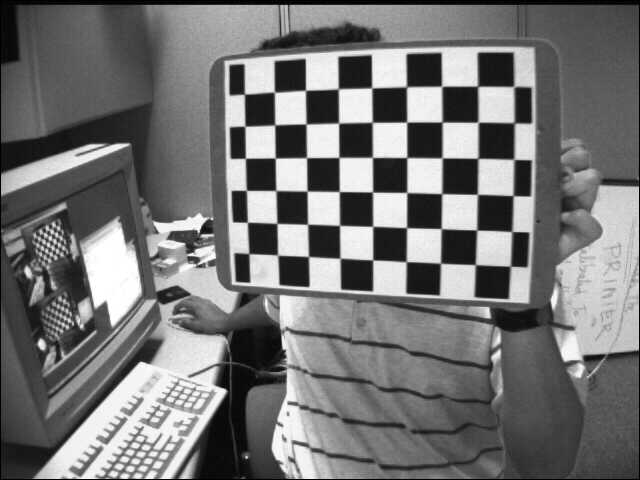
#> input picture opencv/opencv-data/chessboard/left01.jpg, 640 x 480 px
$ python SubPixel.py
#> lines starting #> are read from the running program, lines starting #| are printed output that depends on the picture; after the words box and inside, x2 and y2 are one past the last pixel; in counts of white or black regions, pixels touching at a corner belong together
import cv2
import numpy as np
np.set_printoptions(threshold=np.inf)
np.set_printoptions(linewidth=np.inf)

path = 'opencv-data/chessboard/left01.jpg'
image = cv2.imread(path)
#> image is the input picture: shape (480, 640, 3); min 0, max 255, mean 116.6
gray = cv2.cvtColor(image, cv2.COLOR_BGR2GRAY)

# [4 lines of commented-out code are left out]

gray = np.float32(gray)
dst = cv2.cornerHarris(gray, 3, 3, 0.04)
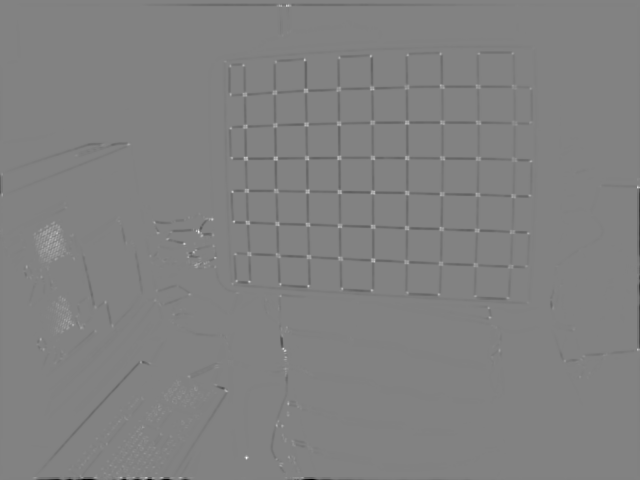
#> dst: shape (480, 640) float32; min -60167460, max 57837932, mean -272644.4; drawn with min black and max white
kernel_dilate = cv2.getStructuringElement(cv2.MORPH_ELLIPSE, (5, 5))
dst = cv2.dilate(dst, kernel_dilate)
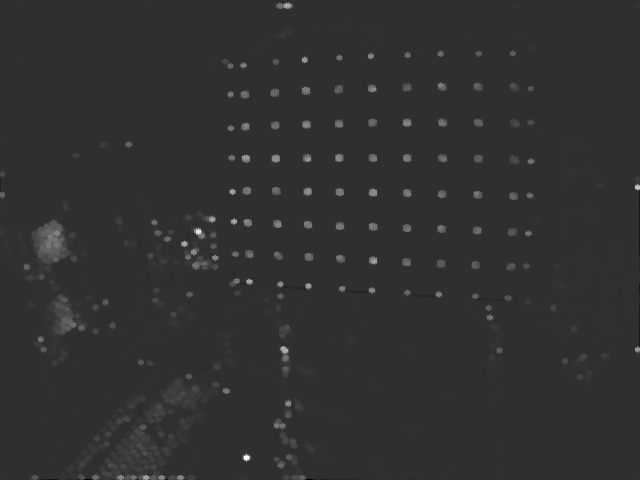
#> dst: shape (480, 640) float32; min -13397625, max 57837932, mean 495760.2; drawn with min black and max white
ret, dst = cv2.threshold(dst, 0.4*dst.max(), 255, 0)
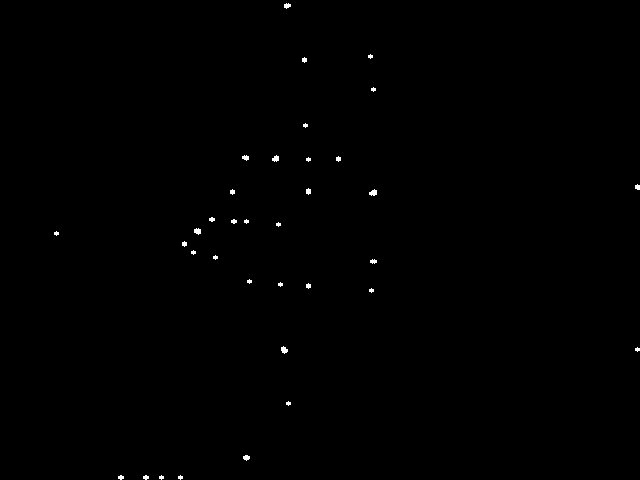
#> dst: shape (480, 640) float32; 0.25% white; 35 white regions (16 under 20 px), largest, box (x1, y1, x2, y2) and area: (369, 189, 377, 196) 39, (281, 346, 288, 354) 37, (194, 228, 201, 235) 36
#> ret = 23135172.8
# image[dst > 0.4 * dst.max()] = [0, 0, 255]

dst = np.uint8(dst)
ret, labels, stats, centroids = cv2.connectedComponentsWithStats(dst)
#> labels: shape (480, 640) int32; 36 distinct labels, from 0 to 35
#> ret = 36; stats = 36 rows, first 6: [0, 0, 640, 480, 306420], [284, 3, 7, 6, 29], [368, 54, 5, 5, 17], [302, 57, 5, 6, 22], [371, 87, 5, 5, 17], [303, 123, 5, 5, 17]; centroids = 36 pairs, first value 56 to 637.1, second value 5.31 to 477
criteria = (cv2.TERM_CRITERIA_EPS + cv2.TERM_CRITERIA_MAX_ITER, 100, 0.001)
corners = cv2.cornerSubPix(gray, np.float32(centroids), (5, 5), (-1, -1), criteria)
#> corners = 36 pairs, first value 54.13 to 638.5, second value 4.6 to 478.2

# print(centroids)
# print(corners)
res = np.hstack((centroids, corners))
#> res = 36 rows, first 6: [319.6, 239.5, 319.6, 239.5], [286.8, 5.31, 287.6, 4.6], [370, 56, 369.6, 52.15], [304, 59.5, 303.6, 56.17], [373, 89, 371.7, 87.91], [305, 125, 306.1, 124]
res = np.int0(res)
#> res = 36 rows, first 6: [319, 239, 319, 239], [286, 5, 287, 4], [370, 56, 369, 52], [304, 59, 303, 56], [373, 89, 371, 87], [305, 125, 306, 124]
image[res[:, 1], res[:, 0]] = [0, 0, 255]
#> image: shape (480, 640, 3); 0.01% of pixels changed, all inside (x1, y1, x2, y2) = (56, 5, 638, 478)
image[res[:, 3], res[:, 2]] = [0, 255, 0]
#> image: shape (480, 640, 3); mean B, G, R 116.5, 116.6, 116.6
cv2.imshow('dst', image)

if cv2.waitKey(0) & 0xff == '`':
#> (key Esc is pressed here)
    cv2.destroyAllWindows()

$ run again, with opencv/opencv-data/chessboard/left03.jpg copied over opencv/opencv-data/chessboard/left01.jpg
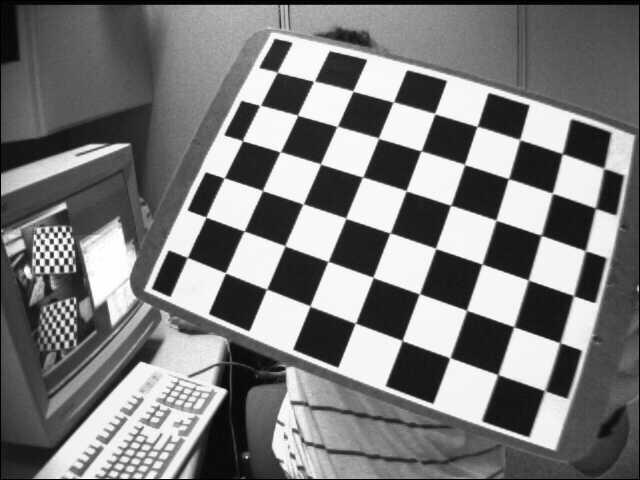
#> input picture opencv/opencv-data/chessboard/left03.jpg, 640 x 480 px
#> image is the input picture: shape (480, 640, 3); min 0, max 255, mean 122.9
#> `dst = cv2.dilate(dst, kernel_dilate)`:
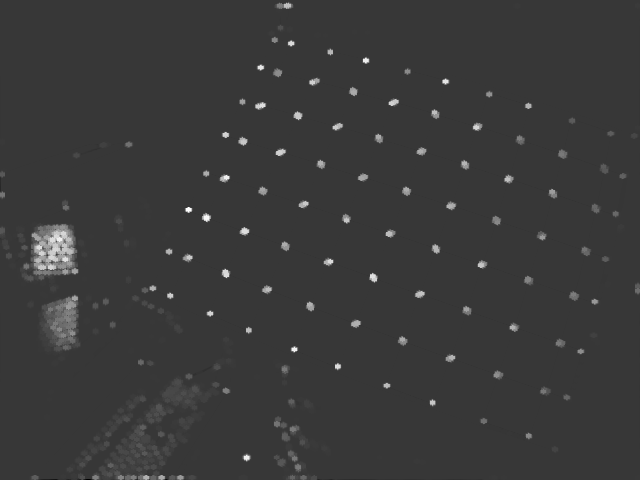
#> dst: shape (480, 640) float32; min -13990346, max 50364980, mean 701331; drawn with min black and max white
#> `ret, dst = cv2.threshold(dst, 0.4*dst.max(), 255, 0)`:
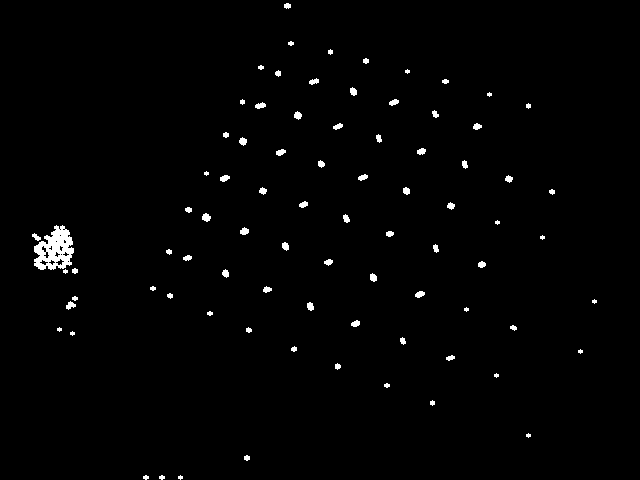
#> dst: shape (480, 640) float32; 1.2% white; 82 white regions (14 under 20 px), largest, box (x1, y1, x2, y2) and area: (34, 225, 74, 270) 1105, (202, 213, 211, 222) 57, (240, 227, 249, 235) 52
#> `ret, dst = cv2.threshold(dst, 0.4*dst.max(), 255, 0)`: ret = 20145992
#> labels: shape (480, 640) int32; 83 distinct labels, from 0 to 82
#> `ret, labels, stats, centroids = cv2.connectedComponentsWithStats(dst)`: ret = 83; stats = 83 rows, first 6: [0, 0, 640, 480, 303404], [284, 3, 7, 6, 33], [288, 41, 6, 5, 22], [328, 49, 5, 6, 22], [363, 58, 6, 6, 28], [258, 65, 6, 5, 22]; centroids = 83 pairs, first value 35.97 to 594, second value 5.42 to 477
#> corners = 83 pairs, first value 36.6 to 597.7, second value 4.58 to 478.2
#> `res = np.hstack((centroids, corners))`: res = 83 rows, first 6: [320.5, 239.6, 320.5, 239.6], [287, 5.42, 287.5, 4.58], [290.5, 43, 292, 42.7], [330, 51.5, 329.7, 50.59], [365.5, 60.5, 366.6, 59.39], [260.5, 67, 258.6, 67.32]
#> `res = np.int0(res)`: res = 83 rows, first 6: [320, 239, 320, 239], [287, 5, 287, 4], [290, 43, 291, 42], [330, 51, 329, 50], [365, 60, 366, 59], [260, 67, 258, 67]

$ run again, with opencv/opencv-data/chessboard/left04.jpg copied over opencv/opencv-data/chessboard/left01.jpg
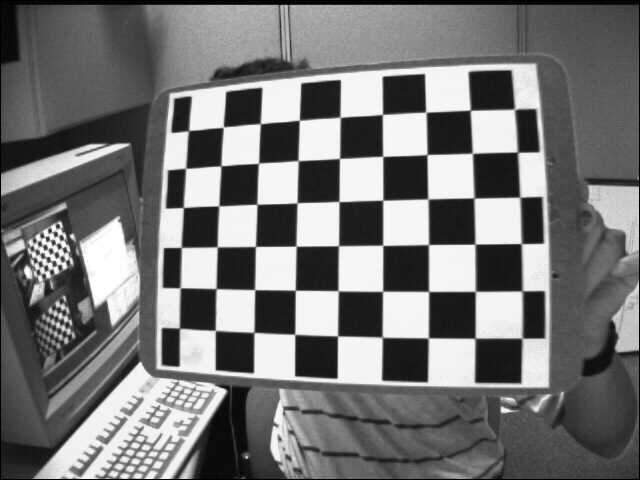
#> input picture opencv/opencv-data/chessboard/left04.jpg, 640 x 480 px
#> image is the input picture: shape (480, 640, 3); min 0, max 255, mean 117.8
#> `dst = cv2.dilate(dst, kernel_dilate)`:
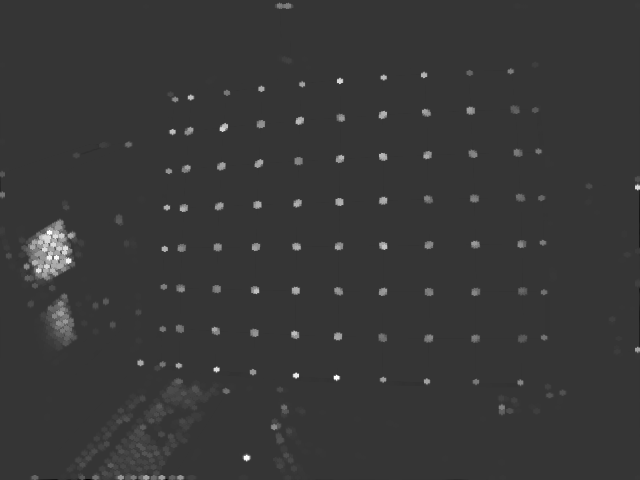
#> dst: shape (480, 640) float32; min -13805006, max 51870088, mean 641132.8; drawn with min black and max white
#> `ret, dst = cv2.threshold(dst, 0.4*dst.max(), 255, 0)`:
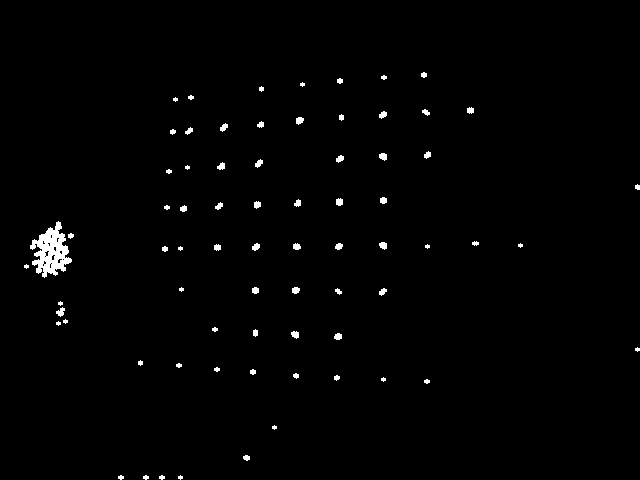
#> dst: shape (480, 640) float32; 1.1% white; 72 white regions (15 under 20 px), largest, box (x1, y1, x2, y2) and area: (30, 221, 72, 278) 1236, (56, 307, 65, 317) 52, (379, 153, 387, 161) 49
#> `ret, dst = cv2.threshold(dst, 0.4*dst.max(), 255, 0)`: ret = 20748035.2
#> labels: shape (480, 640) int32; 73 distinct labels, from 0 to 72
#> `ret, labels, stats, centroids = cv2.connectedComponentsWithStats(dst)`: ret = 73; stats = 73 rows, first 6: [0, 0, 640, 480, 303807], [421, 72, 6, 6, 28], [381, 75, 6, 5, 22], [337, 78, 6, 6, 28], [300, 82, 5, 5, 17], [259, 86, 5, 6, 22]; centroids = 73 pairs, first value 26 to 637.1, second value 74.5 to 477
#> corners = 73 pairs, first value 26 to 638.5, second value 73.68 to 478.2
#> `res = np.hstack((centroids, corners))`: res = 73 rows, first 6: [320.9, 239.5, 320.9, 239.5], [423.5, 74.5, 424.4, 73.68], [383.5, 77, 382.4, 76.23], [339.5, 80.5, 340.2, 79.64], [302, 84, 300.9, 82.95], [261, 88.5, 261.6, 87.16]
#> `res = np.int0(res)`: res = 73 rows, first 6: [320, 239, 320, 239], [423, 74, 424, 73], [383, 77, 382, 76], [339, 80, 340, 79], [302, 84, 300, 82], [261, 88, 261, 87]
